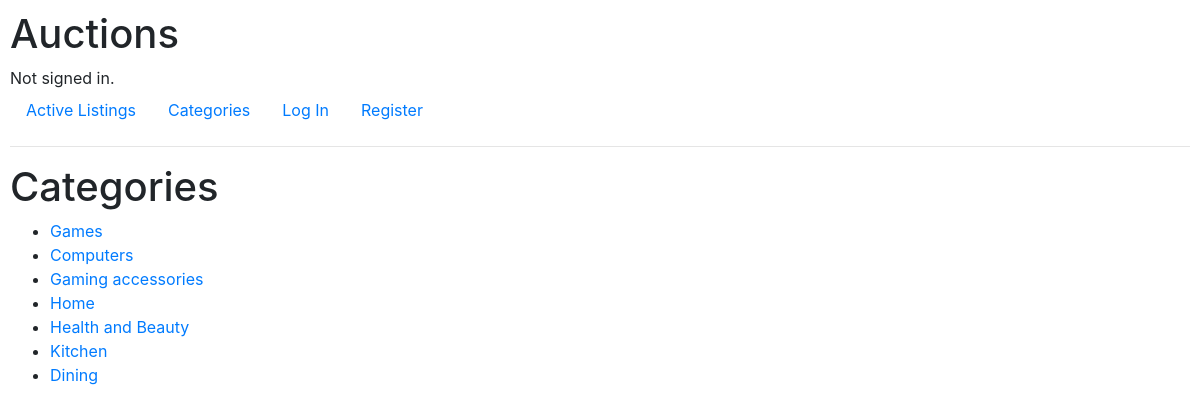
The page /categories on the database as committed earlier.
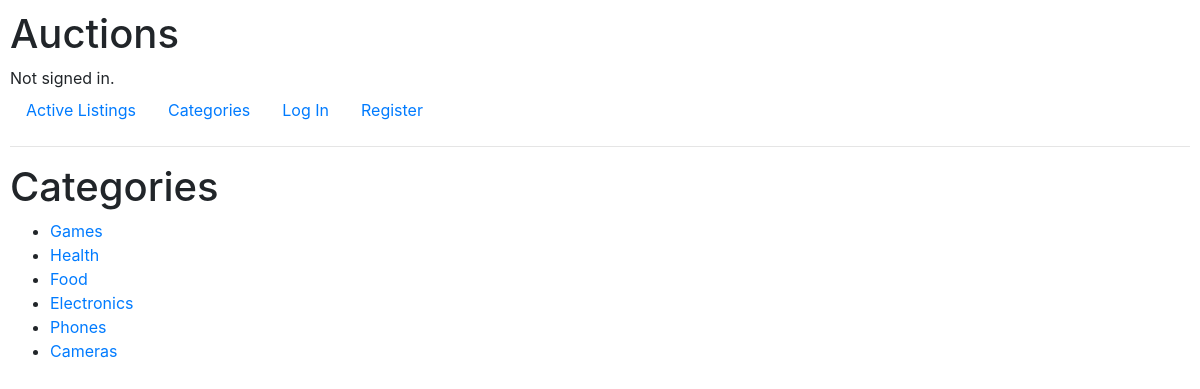
The same page on the database as committed later.
### auctions/models.py (models this page shows, shortened)
class Category(models.Model):
    name = models.CharField(max_length=100)

### auctions/views.py (the view)
# urls.py: path("categories", views.categories, name="categories"),
def categories(request):
    categories = Category.objects.all()
    return render(request, 'auctions/categories.html', {'categories': categories})

### auctions/templates/auctions/categories.html
{% extends "auctions/layout.html" %}
{% block body %}
    <h1>Categories</h1>
    <ul>
        {% for category in categories %}
            <li><a href="{% url 'category_detail' category.id %}">{{ category.name }}</a></li>
        {% endfor %}
    </ul>
{% endblock %}

### auctions/templates/auctions/layout.html (shortened to what this page needs)
{% load static %}
<!DOCTYPE html>
<html lang="en">
    <head>
        <link rel="stylesheet" href="https://stackpath.bootstrapcdn.com/bootstrap/4.4.1/css/bootstrap.min.css">
        <link href="{% static 'auctions/styles.css' %}" rel="stylesheet">
    </head>
    <body>
        <h1>Auctions</h1>
        <div>
            {% if user.is_authenticated %}
                Signed in as <strong>{{ user.username }}</strong>.
            {% else %}
                Not signed in.
            {% endif %}
        </div>
        <ul class="nav">
            <li class="nav-item">
                <a class="nav-link" href="{% url 'index' %}">Active Listings</a>
            </li>
            <li class="nav-item">
                <a class="nav-link" href="{% url 'categories' %}">Categories</a>
            </li>
            {% if user.is_authenticated %}
                <li class="nav-item">
                    <a class="nav-link" href="{% url 'createlisting' %}">New Listing</a>
                </li>
                <li class="nav-item">
                    <a class="nav-link" href="{% url 'watchlist' %}">Watchlist</a>
                </li>
                <li class="nav-item">
                    <a class="nav-link" href="{% url 'logout' %}">Log Out</a>
                </li>
            {% else %}
                <li class="nav-item">
                    <a class="nav-link" href="{% url 'login' %}">Log In</a>
                </li>
                <li class="nav-item">
                    <a class="nav-link" href="{% url 'register' %}">Register</a>
                </li>
            {% endif %}
        </ul>
        <hr>
        {% block body %}
        {% endblock %}
    </body>
</html>

### auctions/static/auctions/styles.css (style rules this page uses)
body { padding: 10px; }

Rows that differ between the two databases and show on the page:
removed Category: name "Dining"
changed Category: name "Computers" → "Health"
changed Category: name "Gaming accessories" → "Food"
changed Category: name "Home" → "Electronics"
changed Category: name "Health and Beauty" → "Phones"
changed Category: name "Kitchen" → "Cameras"
